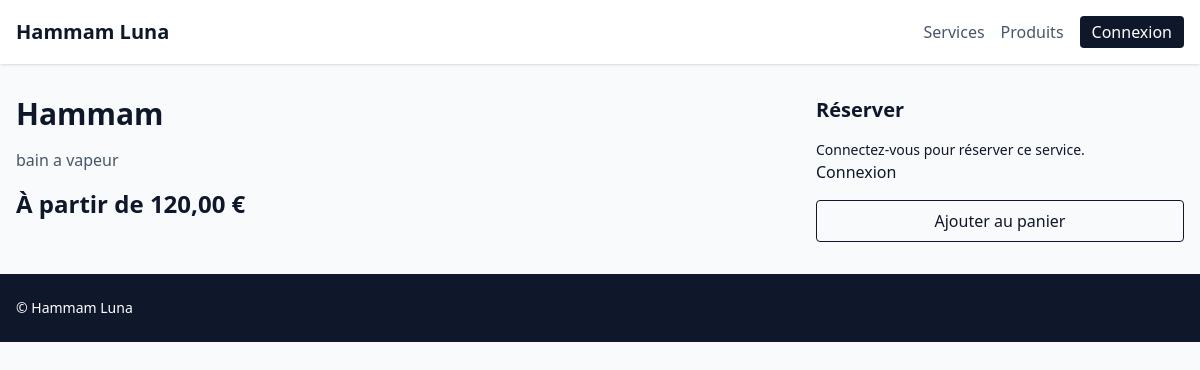
The app's page /services/1/ with its own data.
### apps/catalog/models.py (models this page shows, shortened)
class Service(TimeStampedModel):
    name = models.CharField(max_length=255)
    description = models.TextField(blank=True)
    duration_min = models.PositiveIntegerField()
    base_price = models.DecimalField(max_digits=8, decimal_places=2)
    is_active = models.BooleanField(default=True)
    provider = models.ForeignKey("people.Provider", null=True, blank=True, on_delete=models.SET_NULL, related_name="services")
    class Meta:
        ordering = ["name"]
    def available_providers(self):
        from apps.people.models import Provider
        if self.provider:
            return Provider.objects.filter(pk=self.provider.pk, is_active=True)
        return Provider.objects.filter(is_active=True)

### apps/core/front_views.py (the view)
# urls.py: path("services/<int:pk>/", front_views.service_detail, name="service_detail"),
def service_detail(request: HttpRequest, pk: int) -> HttpResponse:
    service = get_object_or_404(Service, pk=pk, is_active=True)
    providers = service.available_providers()
    pricing = PricingEngine().for_service(service)
    return render(request, "front/service_detail.html", {"service": service, "providers": providers, "pricing": pricing})

### apps/core/context_processors.py (called while the page is built)
def settings_context(_request):
    return {
        "TWO_FACTOR_ENABLED": settings.TWO_FACTOR_ENABLED,
        "SITE_NAME": "Hammam Luna",
    }

### apps/pricing/services.py (called while the page is built)
    def _rules_for(self, applies_to: str, target_id: int) -> Iterable[PriceRule]:
        now = timezone.now()
        return PriceRule.objects.filter(applies_to=applies_to, target_id=target_id).order_by("start_at")

    def for_service(self, service: Service, quantity: int = 1) -> Decimal:
        price = Decimal(service.base_price)
        for rule in self._rules_for(PriceRule.AppliesTo.SERVICE, service.pk):
            if rule.is_active():
                price = Decimal(rule.compute(float(price), quantity))
        return price

### templates/front/service_detail.html (shortened to what this page needs)
{% extends "base.html" %}
{% block content %}
<div class="grid gap-8 lg:grid-cols-3">
    <div class="lg:col-span-2 space-y-4">
        <h1 class="text-3xl font-semibold">{{ service.name }}</h1>
        <p class="text-slate-600">{{ service.description }}</p>
        <p class="text-2xl font-bold">À partir de {{ pricing }} €</p>
    </div>
    <aside class="space-y-4">
        <h2 class="text-xl font-semibold">Réserver</h2>
        {% if user.is_authenticated %}
            <a href="{% url 'front:appointment_book' service.pk %}" class="block text-center bg-slate-900 text-white px-4 py-2 rounded">Choisir un créneau</a>
        {% else %}
            <p class="text-sm">Connectez-vous pour réserver ce service.</p>
            <a href="{% url 'account_login' %}" class="text-slate-900">Connexion</a>
        {% endif %}
        <form method="post" action="{% url 'front:cart_add_service' service.pk %}">
            <button class="w-full border border-slate-900 text-slate-900 px-4 py-2 rounded">Ajouter au panier</button>
        </form>
    </aside>
</div>
{% endblock %}

### records on screen
Service: name "Hammam", description "bain a vapeur", base_price "120,00"
